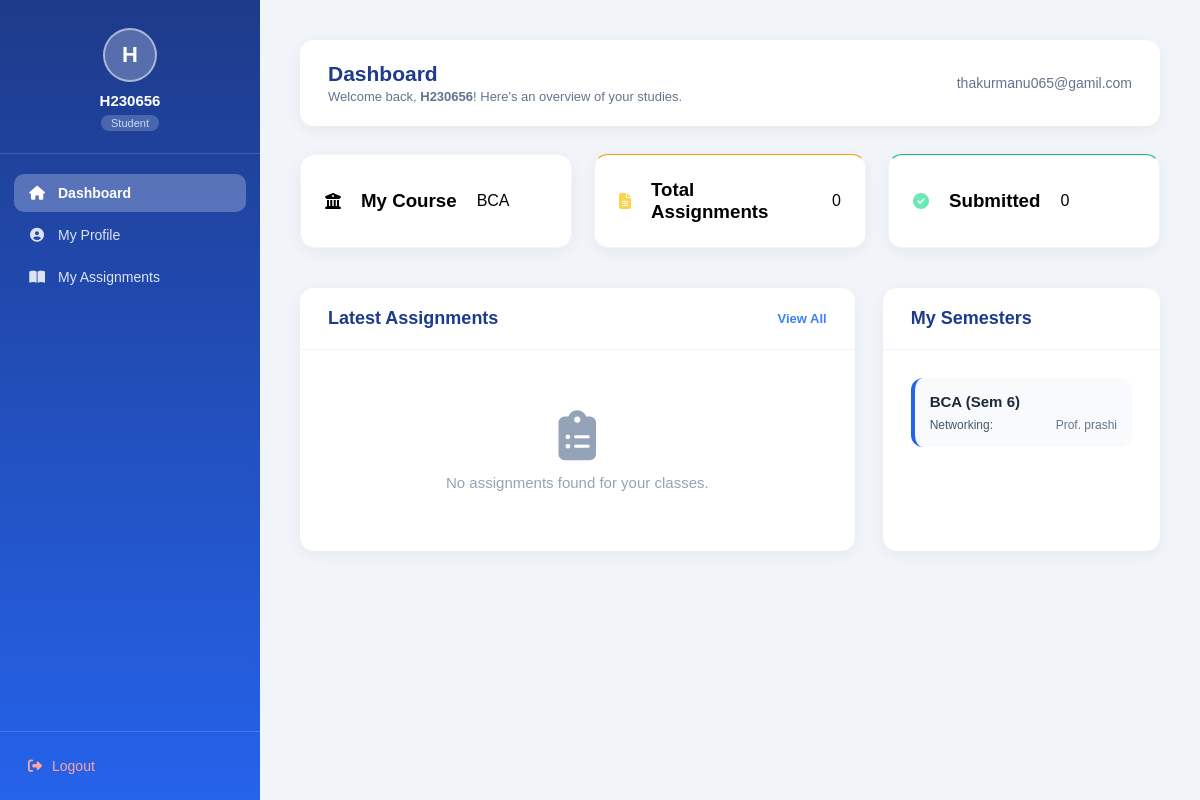
The app's page /student/dashboard/ (signed in) with its own data.
### project/models.py (models this page shows, shortened)
class CustomUser(AbstractUser):
    ROLE_CHOICES = (
        ('admin', 'Admin'),
        ('teacher', 'Teacher'),
        ('student', 'Student'),
    )
    role = models.CharField(max_length=10, choices=ROLE_CHOICES)

class StudentProfile(models.Model):
    user = models.OneToOneField(settings.AUTH_USER_MODEL, on_delete=models.CASCADE)
    phone = models.CharField(max_length=15, blank=True)
    bio = models.TextField(blank=True)
    enrollment_id = models.CharField(max_length=50, unique=True, blank=True, null=True)
    course = models.ForeignKey(Course, on_delete=models.SET_NULL, null=True, blank=True)
    semester = models.ForeignKey(Semester, on_delete=models.SET_NULL, null=True, blank=True)
    section = models.CharField(max_length=10, blank=True, null=True)
    profile_pic = models.ImageField(upload_to='profile_pics/', blank=True, null=True)

class Course(models.Model):
    name = models.CharField(max_length=100)
    total_semesters = models.IntegerField(default=1)

class Semester(models.Model):
    course = models.ForeignKey(Course, on_delete=models.CASCADE, related_name='semesters')
    semester_number = models.IntegerField()
    students = models.ManyToManyField(
        settings.AUTH_USER_MODEL,
        related_name='enrolled_semesters',
        limit_choices_to={'role': 'student'},
        blank=True
    )

class Subject(models.Model):
    name = models.CharField(max_length=100)
    semester = models.ForeignKey(Semester, on_delete=models.CASCADE, related_name='subjects', null=True, blank=True)
    teacher = models.ForeignKey(
        settings.AUTH_USER_MODEL,
        on_delete=models.CASCADE,
        limit_choices_to={'role': 'teacher'},
        related_name='subjects'
    )

### project/views.py (the view)
# urls.py: path('student/dashboard/', views.student_dashboard, name='student_dashboard'),
@login_required
def student_dashboard(request):
    if request.user.role != 'student':
        return redirect('login')
    profile, created = StudentProfile.objects.get_or_create(user=request.user)
    semesters = request.user.enrolled_semesters.all()
    assignments = Assignment.objects.filter(
        semester__in=semesters
    ).select_related('subject', 'semester__course').order_by('-created_at')
    for a in assignments:
        a.n = a.title
        a.s = a.subject.name if a.subject else "General"
        a.c = str(a.semester)
        a.d = a.deadline.strftime("%d %b %Y")
        a.o = a.is_overdue
    submissions = Submission.objects.filter(student=request.user)
    submission_dict = {s.assignment_id: s.status for s in submissions}
    submitted_ids = list(submission_dict.keys())
    for a in assignments:
        a.status = submission_dict.get(a.id)
    context = {
        'student_semesters': semesters,
        'assignments': assignments,
        'total_semesters': semesters.count(),
        'total_assignments': assignments.count(),
        'total_submissions': submissions.count(),
        'submitted_ids': submitted_ids,
        'profile': profile,
    }
    return render(request, "student/student_dashboard.html", context)

### project/templates/student/student_dashboard.html (shortened to what this page needs)
<!DOCTYPE html>
<html lang="en">
<head>
</head>
<body>
    {% include 'includes/_student_sidebar.html' %}
    <div class="main">
        <div class="page-header">
            <div>
                <h1>Dashboard</h1>
                <p>Welcome back, <strong>{{ request.user.username }}</strong>! Here's an overview of your studies.</p>
            </div>
            <div class="user-info">
                <span style="font-size: 14px; color: #64748b;">{{ request.user.email }}</span>
            </div>
        </div>
        <div class="cards-grid">
            <div class="stat-card">
                <i class="fas fa-university"></i>
                <h3>My Course</h3>
                <p>{{ profile.course.name|default:"N/A" }}</p>
            </div>
            <div class="stat-card" style="border-top-color: #f59e0b;">
                <i class="fas fa-file-alt" style="color: #fcd34d;"></i>
                <h3>Total Assignments</h3>
                <p>{{ total_assignments }}</p>
            </div>
            <div class="stat-card" style="border-top-color: #10b981;">
                <i class="fas fa-check-circle" style="color: #6ee7b7;"></i>
                <h3>Submitted</h3>
                <p>{{ total_submissions }}</p>
            </div>
        </div>
        <div style="margin-top: 40px; display: grid; grid-template-columns: 2fr 1fr; gap: 28px;">
            <div class="card">
                <div
                    style="padding: 20px 28px; border-bottom: 1px solid #f1f5f9; display: flex; justify-content: space-between; align-items: center;">
                    <h2 style="font-size: 18px; color: #1e3a8a;">Latest Assignments</h2>
                    <a href="{% url 'student_assignments' %}"
                        style="font-size: 13px; color: #3b82f6; text-decoration: none; font-weight: 600;">View All</a>
                </div>
                <div class="card-body" style="padding: 0;">
                    {% if assignments %}
                    <table>
                        <thead>
                            <tr>
                                <th>Assignment</th>
                                <th>Subject</th>
                                <th>Deadline</th>
                                <th>Action</th>
                            </tr>
                        </thead>
                        <tbody>
                            {% for a in assignments|slice:":5" %}
                            <tr>
                                <td style="font-weight: 500;">{{ a.n }}</td>
                                <td>
                                    <span style="font-weight: 600; color: #4f46e5;">{{ a.s }}</span>
                                    <div style="font-size: 11px; color: #64748b;">{{ a.c }}</div>
                                </td>
                                <td>
                                    <span style="color: #ef4444; font-size: 13px;">
                                        {{ a.deadline|date:"d M, Y" }}
                                    </span>
                                </td>
                                <td>
                                    {% if a.id in submitted_ids %}
                                    {% if a.status == 'correct' %}
                                    <span style="color: #166534; font-size: 12px; font-weight: 600;"><i
                                            class="fas fa-check-double"></i> Correct</span>
                                    {% elif a.status == 'incorrect' %}
                                    <span style="color: #b91c1c; font-size: 12px; font-weight: 600;"><i
                                            class="fas fa-times-circle"></i> Incorrect</span>
                                    {% else %}
                                    <span style="color: #92400e; font-size: 12px; font-weight: 600;"><i
                                            class="fas fa-clock"></i> Pending</span>
                                    {% endif %}
                                    {% else %}
                                    <a href="{% url 'submit_assignment' a.id %}" class="btn-primary"
                                        style="padding: 6px 14px; font-size: 12px;">Submit</a>
                                    {% endif %}
                                </td>
                            </tr>
                            {% endfor %}
                        </tbody>
                    </table>
                    {% else %}
                    <div class="empty-state">
                        <i class="fas fa-clipboard-list"></i>
                        <p>No assignments found for your classes.</p>
                    </div>
                    {% endif %}
                </div>
            </div>
            <div class="card">
                <div style="padding: 20px 28px; border-bottom: 1px solid #f1f5f9;">
                    <h2 style="font-size: 18px; color: #1e3a8a;">My Semesters</h2>
                </div>
                <div class="card-body">
                    {% if student_semesters %}
                    <div style="display: flex; flex-direction: column; gap: 15px;">
                        {% for sem in student_semesters %}
                        <div
                            style="padding: 15px; background: #f8fafc; border-radius: 12px; border-left: 4px solid #2563eb;">
                            <h4 style="font-size: 15px; color: #1e293b;">
                                {{ sem.course.name }} (Sem {{ sem.semester_number }})</h4>
                            <div style="margin-top: 8px; display: flex; flex-direction: column; gap: 4px;">
                                {% for subject in sem.subjects.all %}
                                <div style="font-size: 12px; display: flex; justify-content: space-between;">
                                    <span style="color: #475569; font-weight: 500;">{{ subject.name }}:</span>
                                    <span style="color: #64748b;">Prof. {{ subject.teacher.username }}</span>
                                </div>
                                {% empty %}
                                <div style="font-size: 11px; color: #94a3b8; font-style: italic;">No subjects assigned
                                    yet</div>
                                {% endfor %}
                            </div>
                        </div>
                        {% endfor %}
                    </div>
                    {% else %}
                    <p style="font-size: 14px; color: #94a3b8; text-align: center; padding: 20px 0;">You are not
                        enrolled in any semester yet.</p>
                    {% endif %}
                </div>
            </div>
        </div>
    </div>
</body>
</html>

### project/templates/includes/_student_sidebar.html
<div class="sidebar">
    <div class="sidebar-brand">
        {% if request.user.studentprofile.profile_pic %}
        <img src="{{ request.user.studentprofile.profile_pic.url }}" class="brand-avatar" style="object-fit: cover;">
        {% else %}
        <div class="brand-avatar">{{ request.user.username|first|upper }}</div>
        {% endif %}
        <span class="brand-name">{{ request.user.username }}</span>
        <span class="brand-role">Student</span>
    </div>
    <nav class="sidebar-nav">
        <a href="{% url 'student_dashboard' %}"
            class="nav-item {% if request.resolver_match.url_name == 'student_dashboard' %}active{% endif %}">
            <i class="fas fa-home"></i> <span>Dashboard</span>
        </a>
        <a href="{% url 'student_profile' %}"
            class="nav-item {% if request.resolver_match.url_name == 'student_profile' %}active{% endif %}">
            <i class="fas fa-user-circle"></i> <span>My Profile</span>
        </a>
        <a href="{% url 'student_assignments' %}"
            class="nav-item {% if request.resolver_match.url_name == 'student_assignments' %}active{% endif %}">
            <i class="fas fa-book-open"></i> <span>My Assignments</span>
        </a>
    </nav>
    <div class="sidebar-footer">
        <a href="{% url 'logout' %}" class="logout-btn">
            <i class="fas fa-sign-out-alt"></i> Logout
        </a>
    </div>
</div>

### project/templates/includes/_shared_styles.html (style rules this page uses)
* { margin: 0; padding: 0; box-sizing: border-box; font-family: 'Poppins', sans-serif; }
body { display: flex; background: #f1f5f9; min-height: 100vh; }
.sidebar { width: 260px; min-height: 100vh; background: linear-gradient(180deg, #1e3a8a, #2563eb); padding: 0; color: white; position: fixed; top: 0; left: 0; display: flex; flex-direction: column; z-index: 100; }
.sidebar-brand { padding: 28px 20px 22px; border-bottom: 1px solid rgba(255, 255, 255, 0.15); display: flex; flex-direction: column; align-items: center; gap: 6px; }
.brand-avatar { width: 54px; height: 54px; border-radius: 50%; background: rgba(255, 255, 255, 0.25); display: flex; align-items: center; justify-content: center; font-size: 22px; font-weight: 700; border: 2px solid rgba(255, 255, 255, 0.5); margin-bottom: 4px; }
.brand-name { font-size: 15px; font-weight: 600; }
.brand-role { font-size: 11px; background: rgba(255, 255, 255, 0.2); padding: 2px 10px; border-radius: 20px; color: #bfdbfe; }
.sidebar-nav { flex: 1; padding: 20px 14px; display: flex; flex-direction: column; gap: 4px; }
.nav-item { color: rgba(255, 255, 255, 0.85); text-decoration: none; font-size: 14px; display: flex; align-items: center; gap: 12px; padding: 11px 14px; border-radius: 10px; transition: all 0.25s; }
.nav-item i { width: 18px; text-align: center; }
.nav-item.active { background: rgba(255, 255, 255, 0.25); color: white; font-weight: 600; }
.sidebar-footer { padding: 16px 14px; border-top: 1px solid rgba(255, 255, 255, 0.15); }
.logout-btn { display: flex; align-items: center; gap: 10px; color: #fca5a5; text-decoration: none; font-size: 14px; padding: 10px 14px; border-radius: 10px; transition: 0.25s; }
.main { margin-left: 260px; padding: 40px; flex: 1; width: calc(100% - 260px); }
.page-header { background: white; padding: 22px 28px; border-radius: 14px; box-shadow: 0 4px 15px rgba(0, 0, 0, 0.05); margin-bottom: 28px; display: flex; align-items: center; justify-content: space-between; }
.page-header h1 { color: #1e3a8a; font-weight: 600; font-size: 21px; }
.page-header p { color: #64748b; font-size: 13px; margin-top: 3px; }
.cards-grid { display: grid; grid-template-columns: repeat(auto-fit, minmax(200px, 1fr)); gap: 22px; }
.stat-card { background: white; padding: 24px; border-radius: 14px; box-shadow: 0 4px 15px rgba(0, 0, 0, 0.05); display: flex; align-items: center; gap: 20px; transition: 0.3s; border: 1px solid #f1f5f9; text-decoration: none; }
.card { background: white; border-radius: 14px; box-shadow: 0 4px 15px rgba(0, 0, 0, 0.05); overflow: hidden; }
.card-body { padding: 28px; }
.empty-state { text-align: center; padding: 60px 20px; color: #94a3b8; }
.empty-state i { font-size: 50px; margin-bottom: 14px; display: block; }
.empty-state p { font-size: 15px; }

### records on screen
CustomUser: user.username|first "H", user.username "H230656", user.email "thakurmanu065@gamil.com"
StudentProfile: course.name "BCA"
Semester: course.name "BCA", semester_number "6"
Subject: name "Networking", teacher.username "prashi"

### other values on screen
{{ total_assignments }} "0"
{{ total_submissions }} "0"
